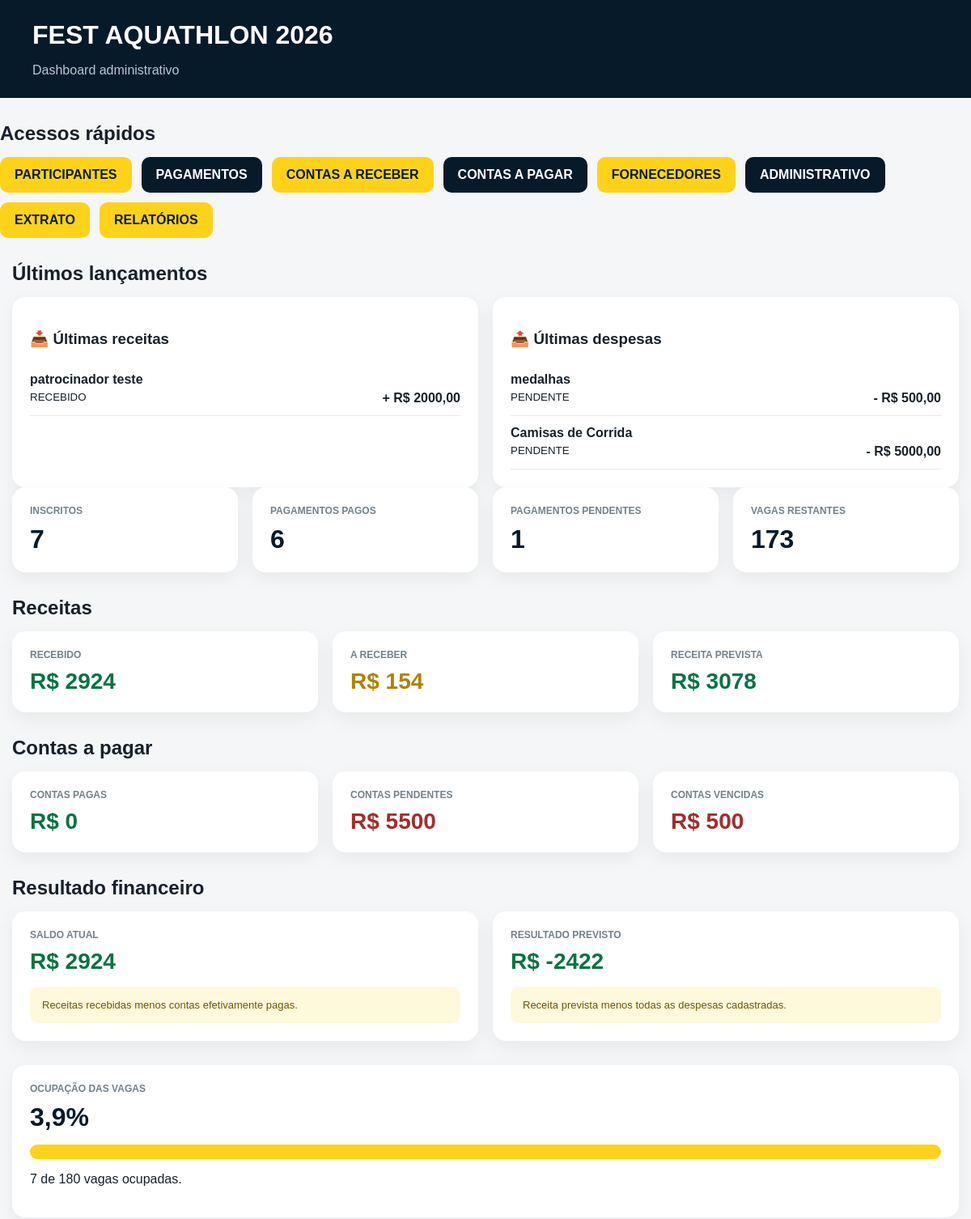
The app's page /dashboard/ (signed in, upper part), older data.
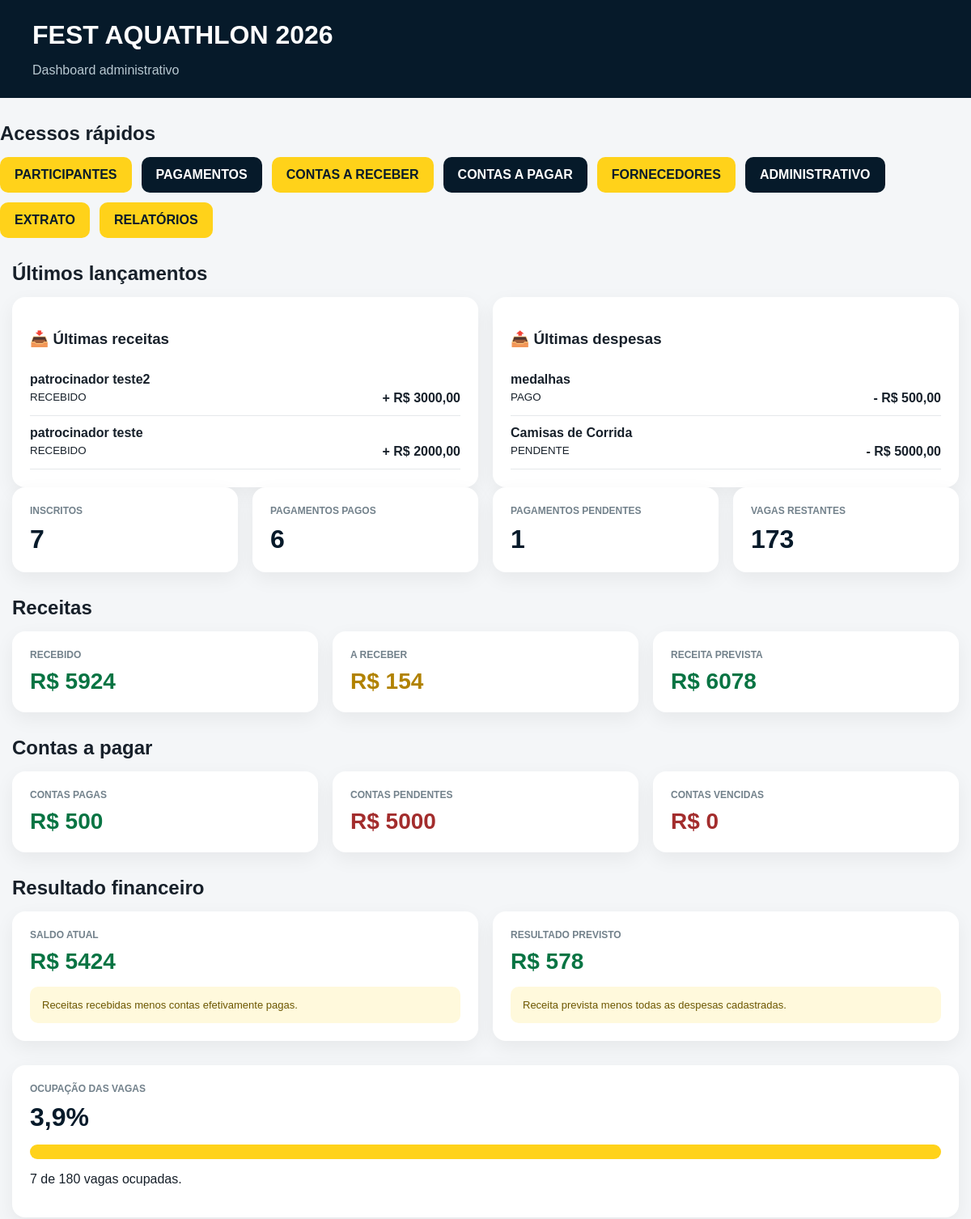
The same page, newer data.
### inscricoes/models.py (models this page shows, shortened)
class ContaReceber(models.Model):
    PENDENTE = "PENDENTE"
    RECEBIDO = "RECEBIDO"
    VENCIDO = "VENCIDO"
    CANCELADO = "CANCELADO"
    STATUS = [
        (PENDENTE, "Pendente"),
        (RECEBIDO, "Recebido"),
        (VENCIDO, "Vencido"),
        (CANCELADO, "Cancelado"),
    ]
    descricao = models.CharField(
        max_length=200
    )
    categoria = models.CharField(
        max_length=100,
        default="Outros"
    )
    valor = models.DecimalField(
        max_digits=10,
        decimal_places=2
    )
    vencimento = models.DateField()
    recebido_em = models.DateField(
        null=True,
        blank=True
    )
    status = models.CharField(
        max_length=12,
        choices=STATUS,
        default=PENDENTE
    )
    inscricao = models.ForeignKey(
        "Inscricao",
        on_delete=models.SET_NULL,
        null=True,
        blank=True,
        related_name="contas_receber"
    )
    observacao = models.TextField(
        blank=True
    )
    criado_em = models.DateTimeField(
        auto_now_add=True
    )
    atualizado_em = models.DateTimeField(
        auto_now=True
    )
    class Meta:
        ordering = ["vencimento"]
        verbose_name = "Conta a receber"
        verbose_name_plural = "Contas a receber"

class ContaPagar(models.Model):
    PENDENTE = "PENDENTE"
    PAGO = "PAGO"
    VENCIDO = "VENCIDO"
    CANCELADO = "CANCELADO"
    STATUS = [
        (PENDENTE, "Pendente"),
        (PAGO, "Pago"),
        (VENCIDO, "Vencida"),
        (CANCELADO, "Cancelada"),
    ]
    fornecedor = models.ForeignKey(
        Fornecedor,
        on_delete=models.PROTECT,
        related_name="contas_pagar"
    )
    descricao = models.CharField(
        max_length=200
    )
    categoria = models.CharField(
        max_length=100,
        default="Outros"
    )
    valor = models.DecimalField(
        max_digits=10,
        decimal_places=2
    )
    vencimento = models.DateField()
    pago_em = models.DateField(
        null=True,
        blank=True
    )
    status = models.CharField(
        max_length=12,
        choices=STATUS,
        default=PENDENTE
    )
    forma_pagamento = models.CharField(
        max_length=50,
        blank=True
    )
    comprovante = models.FileField(
        upload_to="financeiro/contas_pagar/",
        blank=True,
        null=True
    )
    observacao = models.TextField(
        blank=True
    )
    criado_em = models.DateTimeField(
        auto_now_add=True
    )
    atualizado_em = models.DateTimeField(
        auto_now=True
    )
    class Meta:
        ordering = ["vencimento"]
        verbose_name = "Conta a pagar"
        verbose_name_plural = "Contas a pagar"

### inscricoes/views.py (the view)
@staff_member_required
def dashboard(request):
    hoje = timezone.localdate()
    inscritos = (
        Inscricao.objects
        .exclude(
            status=Inscricao.CANCELADO
        )
    )
    total_inscricoes = inscritos.count()
    total_canceladas = (
        Inscricao.objects
        .filter(
            status=Inscricao.CANCELADO
        )
        .count()
    )
    pagamentos_pagos = (
        Pagamento.objects
        .filter(
            status=Pagamento.PAGO
        )
    )
    pagamentos_pendentes = (
        Pagamento.objects
        .filter(
            status=Pagamento.PENDENTE
        )
    )
    total_pagas = pagamentos_pagos.count()
    total_pendentes = pagamentos_pendentes.count()
    recebido_pagamentos = (
        pagamentos_pagos
        .aggregate(
            total=Sum("valor")
        )["total"]
        or 0
    )
    a_receber_pagamentos = (
        pagamentos_pendentes
        .aggregate(
            total=Sum("valor")
        )["total"]
        or 0
    )
    receitas_recebidas = (
        ContaReceber.objects
        .filter(
            status=ContaReceber.RECEBIDO
        )
    )
    receitas_pendentes = (
        ContaReceber.objects
        .filter(
            status=ContaReceber.PENDENTE
        )
    )
    receitas_vencidas = (
        ContaReceber.objects
        .filter(
            status=ContaReceber.PENDENTE,
            vencimento__lt=hoje,
        )
    )
    recebido_extras = (
        receitas_recebidas
        .aggregate(
            total=Sum("valor")
        )["total"]
        or 0
    )
    a_receber_extras = (
        receitas_pendentes
        .aggregate(
            total=Sum("valor")
        )["total"]
        or 0
    )
    receitas_extras_vencidas = (
        receitas_vencidas
        .aggregate(
            total=Sum("valor")
        )["total"]
        or 0
    )
    recebido = (
        recebido_pagamentos
        + recebido_extras
    )
    a_receber = (
        a_receber_pagamentos
        + a_receber_extras
    )
    receita_prevista = (
        recebido
        + a_receber
    )
    despesas_pagas = (
        ContaPagar.objects
        .filter(
            status=ContaPagar.PAGO
        )
    )
    despesas_pendentes = (
        ContaPagar.objects
        .filter(
            status=ContaPagar.PENDENTE
        )
    )
    despesas_vencidas = (
        ContaPagar.objects
        .filter(
            status=ContaPagar.PENDENTE,
            vencimento__lt=hoje,
        )
    )
    contas_pagas = (
        despesas_pagas
        .aggregate(
            total=Sum("valor")
        )["total"]
        or 0
    )
    contas_pendentes = (
        despesas_pendentes
        .aggregate(
            total=Sum("valor")
        )["total"]
        or 0
    )
    contas_vencidas = (
        despesas_vencidas
        .aggregate(
            total=Sum("valor")
        )["total"]
        or 0
    )
    total_despesas = (
        contas_pagas
        + contas_pendentes
    )
    saldo_atual = (
        recebido
        - contas_pagas
    )
    resultado_previsto = (
        receita_prevista
        - total_despesas
    )
    vagas_totais = 180
    vagas_restantes = max(
        vagas_totais - total_inscricoes,
        0,
    )
    ocupacao = (
        total_inscricoes
        / vagas_totais
        * 100
        if vagas_totais
        else 0
    )
    mini_sprint = (
        inscritos
        .filter(
            modalidade=Inscricao.MINI
        )
        .count()
    )
    sprint = (
        inscritos
        .filter(
            modalidade=Inscricao.SPRINT
        )
        .count()
    )
    menor_17 = 0
    idade_17_59 = 0
    idade_60_mais = 0
    total_militares = 0
    for atleta in inscritos.iterator():
        idade = atleta.idade_no_evento
        if idade is None:
            continue
        if idade < 17:
            menor_17 += 1
        elif idade <= 59:
            idade_17_59 += 1
        else:
            idade_60_mais += 1
        if atleta.militar:
            total_militares += 1
    percentual_pagamentos = (
        total_pagas
        / total_inscricoes
        * 100
        if total_inscricoes
        else 0
    )
    ultimas_contas_pagar = (
        ContaPagar.objects
        .select_related("fornecedor")
        .order_by("-criado_em")[:5]
    )
    ultimas_contas_receber = (
        ContaReceber.objects
        .order_by("-criado_em")[:5]
    )
    contexto = {
        "total_inscricoes": total_inscricoes,
        "total_canceladas": total_canceladas,
        "total_pagas": total_pagas,
        "total_pendentes": total_pendentes,
        "recebido": recebido,
        "a_receber": a_receber,
        "receita_prevista": receita_prevista,
        "receitas_extras_vencidas": receitas_extras_vencidas,
        "contas_pagas": contas_pagas,
        "contas_pendentes": contas_pendentes,
        "contas_vencidas": contas_vencidas,
        "total_despesas": total_despesas,
        "saldo_atual": saldo_atual,
        "resultado_previsto": resultado_previsto,
        "vagas_totais": vagas_totais,
        "vagas_restantes": vagas_restantes,
        "ocupacao": round(ocupacao, 1),
        "mini_sprint": mini_sprint,
        "sprint": sprint,
        "menor_17": menor_17,
        "idade_17_59": idade_17_59,
        "idade_60_mais": idade_60_mais,
        "total_militares": total_militares,
        "percentual_pagamentos": round(
            percentual_pagamentos,
            1,
        ),
        "ultimas_contas_pagar": ultimas_contas_pagar,
        "ultimas_contas_receber": ultimas_contas_receber,
    }
    return render(
        request,
        "inscricoes/dashboard.html",
        contexto,
    )

### inscricoes/models.py (called while the page is built)
    @property
    def idade_no_evento(self):
        if not self.data_nascimento:
            return None
        nascimento = self.data_nascimento
        idade = EVENT_DATE.year - nascimento.year
        if (
            EVENT_DATE.month,
            EVENT_DATE.day,
        ) < (
            nascimento.month,
            nascimento.day,
        ):
            idade -= 1
        return idade

### templates/inscricoes/dashboard.html (shortened to what the changed rows need)
<!doctype html>
<html lang="pt-BR">
<head>
</head>
<body>
<header class="header">
    <div class="header-content">
        <h1>
            FEST AQUATHLON 2026
        </h1>
    </div>
</header>
    <section class="section">
        <h2 class="section-title">
            Acessos rápidos
        </h2>
    </section>
</body>
</html>
<main class="container">
<section class="section">
    <h2 class="section-title">
        Últimos lançamentos
    </h2>
    <div class="two">
        <div class="card">
            {% if ultimas_contas_receber %}
                {% for conta in ultimas_contas_receber %}
                    <div
                        style="
                            padding:12px 0;
                            border-bottom:1px solid #e5e8ea;
                        "
                    >
                        <strong>
                            {{ conta.descricao }}
                        </strong>
                        <div
                            style="
                                display:flex;
                                justify-content:space-between;
                                gap:10px;
                                margin-top:5px;
                            "
                        >
                            <small>
                                {{ conta.status }}
                            </small>
                            <strong>
                                + R$ {{ conta.valor }}
                            </strong>
                        </div>
                    </div>
                {% endfor %}
            {% else %}
                <p>
                    Nenhuma receita cadastrada.
                </p>
            {% endif %}
        </div>
        <div class="card">
            {% if ultimas_contas_pagar %}
                {% for conta in ultimas_contas_pagar %}
                    <div
                        style="
                            padding:12px 0;
                            border-bottom:1px solid #e5e8ea;
                        "
                    >
                        <strong>
                            {{ conta.descricao }}
                        </strong>
                        <div
                            style="
                                display:flex;
                                justify-content:space-between;
                                gap:10px;
                                margin-top:5px;
                            "
                        >
                            <small>
                                {{ conta.status }}
                            </small>
                            <strong>
                                - R$ {{ conta.valor }}
                            </strong>
                        </div>
                    </div>
                {% endfor %}
            {% else %}
                <p>
                    Nenhuma despesa cadastrada.
                </p>
            {% endif %}
        </div>
    </div>
</section>
    <section class="section">
        <h2 class="section-title">
            Receitas
        </h2>
        <div class="three">
            <div class="card">
                <div class="label">
                    Recebido
                </div>
                <div class="money">
                    R$ {{ recebido }}
                </div>
            </div>
            <div class="card">
                <div class="label">
                    Receita prevista
                </div>
                <div class="money">
                    R$ {{ receita_prevista }}
                </div>
            </div>
        </div>
    </section>
    <section class="section">
        <h2 class="section-title">
            Contas a pagar
        </h2>
        <div class="three">
            <div class="card">
                <div class="label">
                    Contas pagas
                </div>
                <div class="money">
                    R$ {{ contas_pagas }}
                </div>
            </div>
            <div class="card">
                <div class="label">
                    Contas pendentes
                </div>
                <div class="money expense">
                    R$ {{ contas_pendentes }}
                </div>
            </div>
            <div class="card">
                <div class="label">
                    Contas vencidas
                </div>
                <div class="money expense">
                    R$ {{ contas_vencidas }}
                </div>
            </div>
        </div>
    </section>
    <section class="section">
        <h2 class="section-title">
            Resultado financeiro
        </h2>
        <div class="two">
            <div class="card">
                <div class="label">
                    Saldo atual
                </div>
                <div class="money">
                    R$ {{ saldo_atual }}
                </div>
                <div class="info-box">
                    Receitas recebidas menos contas
                    efetivamente pagas.
                </div>
            </div>
            <div class="card">
                <div class="label">
                    Resultado previsto
                </div>
                <div class="money">
                    R$ {{ resultado_previsto }}
                </div>
                <div class="info-box">
                    Receita prevista menos todas as
                    despesas cadastradas.
                </div>
            </div>
        </div>
    </section>

Row changes from the older to the newer data that the page shows:
added ContaReceber: descricao "patrocinador teste2", status "RECEBIDO", valor "3000,00"
changed ContaPagar "medalhas": status "PENDENTE" → "PAGO"
Text that changed along with them:
{{ recebido }}: "2924" → "5924"
{{ receita_prevista }}: "3078" → "6078"
{{ contas_pagas }}: "0" → "500"
{{ contas_pendentes }}: "5500" → "5000"
{{ contas_vencidas }}: "500" → "0"
{{ saldo_atual }}: "2924" → "5424"
{{ resultado_previsto }}: "-2422" → "578"
